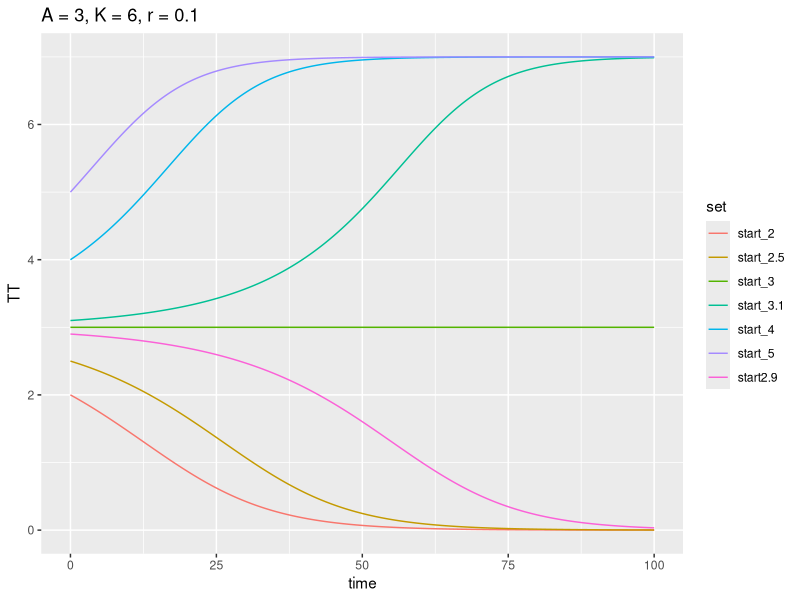
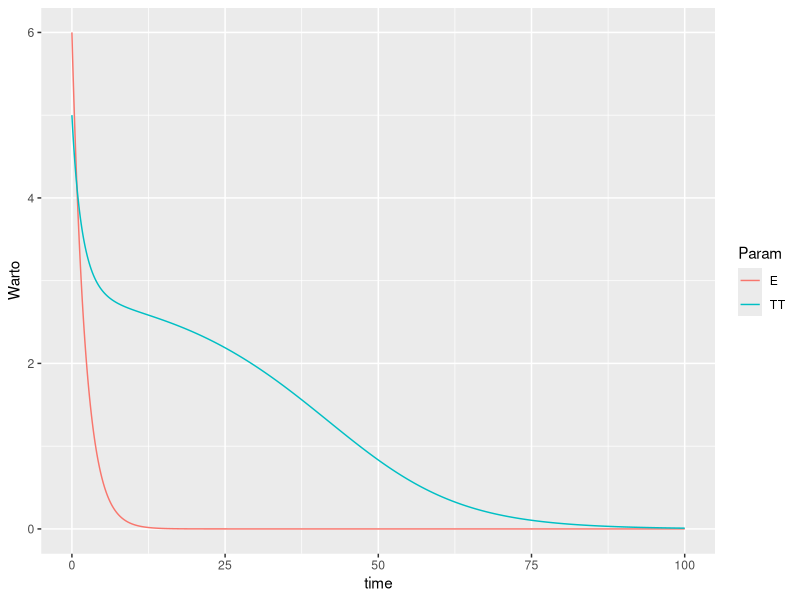
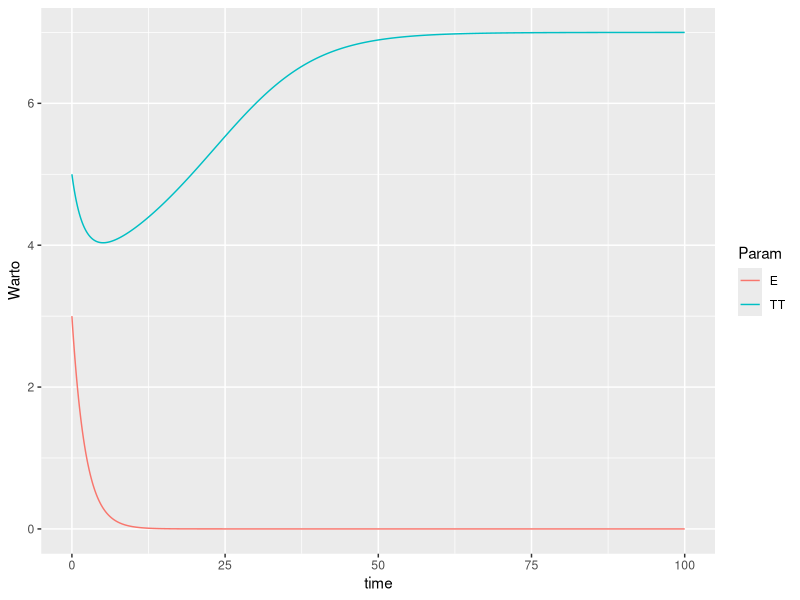
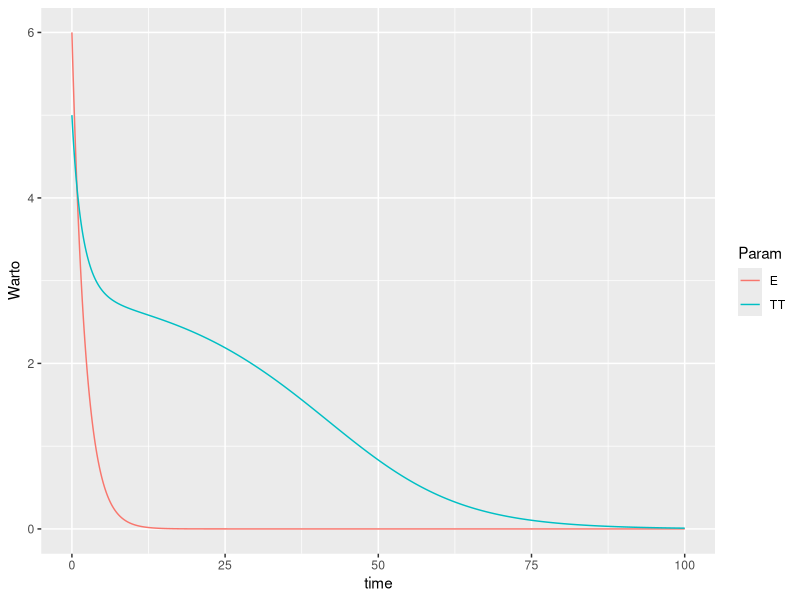
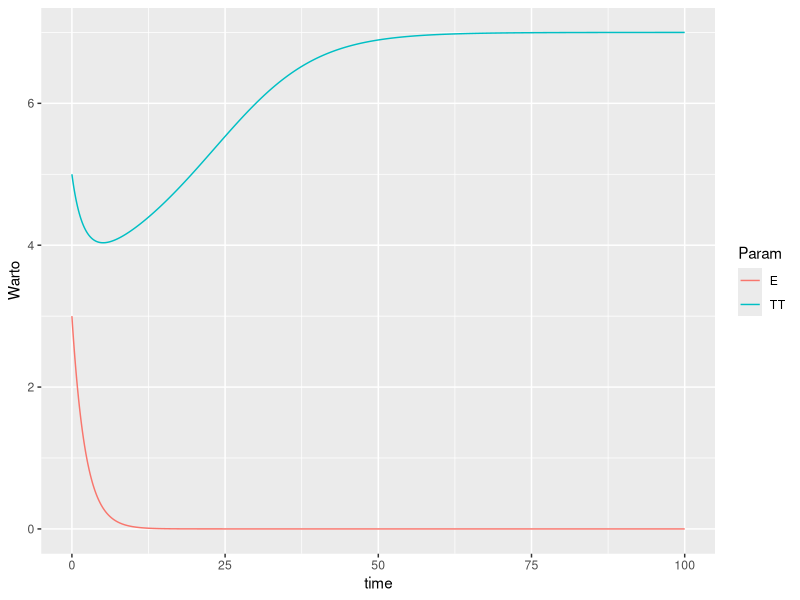

These figures' R source, in order:
## ---- chunk 1
library(deSolve)
library(tidyverse)
## ---- chunk 2
Allego <- function(t, y, parameters) {
  #parameters
  r <- parameters[1]
  K <- parameters[2]
  A <- parameters[3]
  #variables
  TT <- y[1]


  dy    <- c(r * TT * (1-TT/K)*(TT/A-1))
  list(dy)
}
## ---- chunk 3
#wartości początkowe

#wektor wartości początkowych
inits_list<- list(
  start_2 = c(TT=2),
  start_2.5 = c(TT=2.5),
  start2.9 = c(TT=2.9),
  start_3 = c(TT=3),
  start_3.1 = c(TT=3.1),
  start_4 = c(TT=4), 
  start_5 = c(TT=5)
  )

#parametry
parameters <- c(r = 0.1, K = 7, A = 3)

#wektor czasów
dt  <- seq(0,100,0.1)

# Purrrr! imap_dfr(lista, funkcja(wartość, nazwa))
all_out <- imap_dfr(inits_list, function(init, name)
  {
  as.data.frame(lsoda(init, dt, Allego, parameters)) %>% mutate(set = name)
})
## ---- chunk 4
ggplot(all_out, aes(time, TT, color=set)) + 
  geom_line() + labs(
    title = "A = 3, K = 6, r = 0.1"
  )
## ---- chunk 5
AllegoCART <- function(t, y, parameters) {
  #parameters
  r <- parameters[1]
  K <- parameters[2]
  A <- parameters[3]
  kkill <- parameters[4]
  gamma_E <- parameters[5]
  p <- parameters[6]
  #variables
  TT <- y[1]
  E <- y[2]


  dy    <- c(r * TT * (1-TT/K)*(TT/A-1) - kkill * E * TT,
             p*E*TT - gamma_E * E)
  list(dy)
}
## ---- chunk 6
init <- c(TT = 5, E = 6)

parameters <- c(r = 0.1, K = 7, A = 3, kkill = 0.05, gamma_E = 0.5, p = 0.01)

dt <- seq(0,100, 0.1)

out <- as.data.frame(lsoda(init, dt, AllegoCART, parameters))

out_long <- out %>% pivot_longer(cols =c(E,TT), names_to = "Param", values_to = "Warto")
ggplot(out_long, aes(x=time, y=Warto, color = Param)) + geom_line()
ggsave("wykresy/4b_0.png")
## ---- chunk 7
init <- c(TT = 5, E = 3)

parameters <- c(r = 0.1, K = 7, A = 3, kkill = 0.05, gamma_E = 0.5, p = 0.01)

dt <- seq(0,100, 0.1)

out <- as.data.frame(lsoda(init, dt, AllegoCART, parameters))

out_long <- out %>% pivot_longer(cols =c(E,TT), names_to = "Param", values_to = "Warto")
ggplot(out_long, aes(x=time, y=Warto, color = Param)) + geom_line()
ggsave("wykresy/4b_rebound.png")
